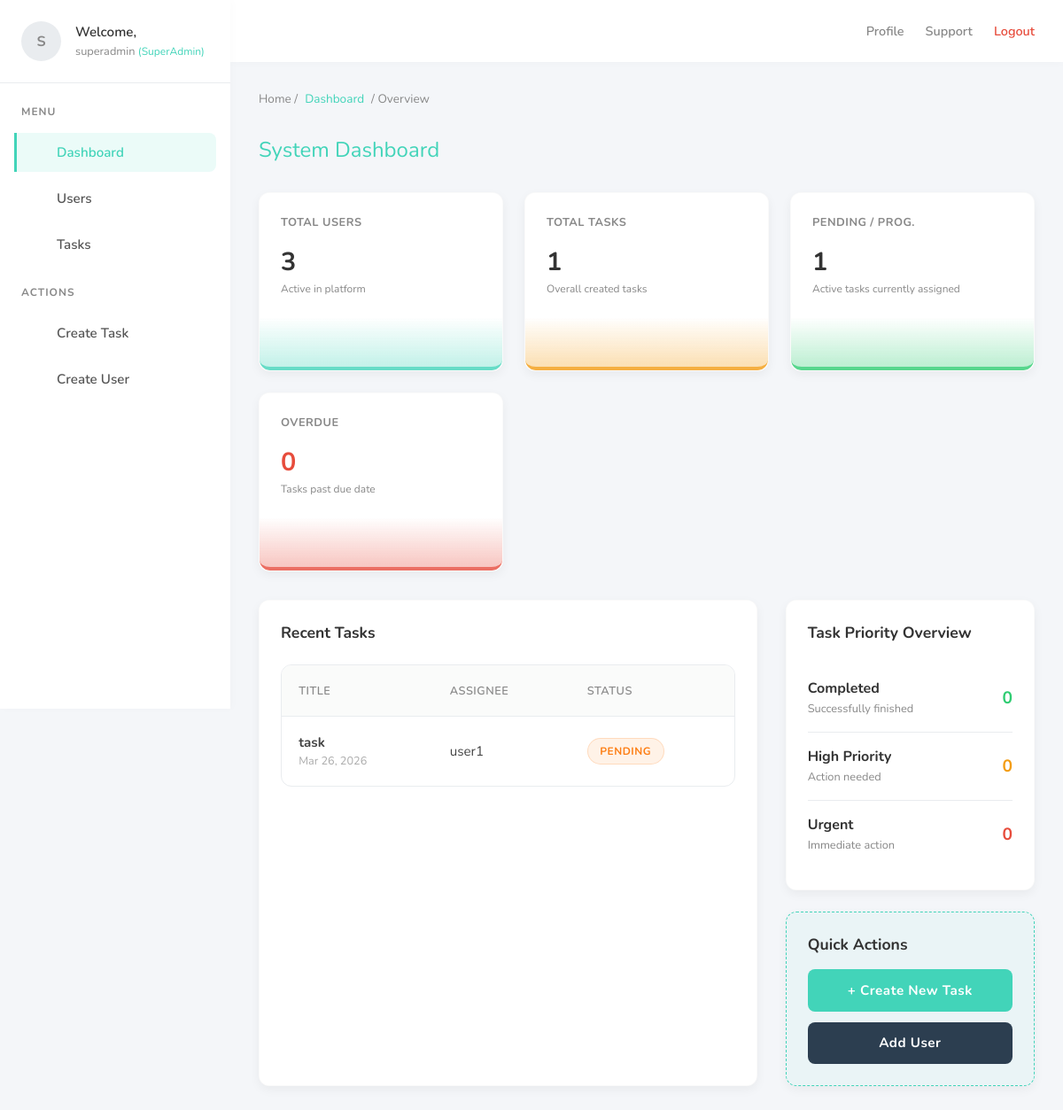
Before: /admin-panel/ (signed in) with the older database file.
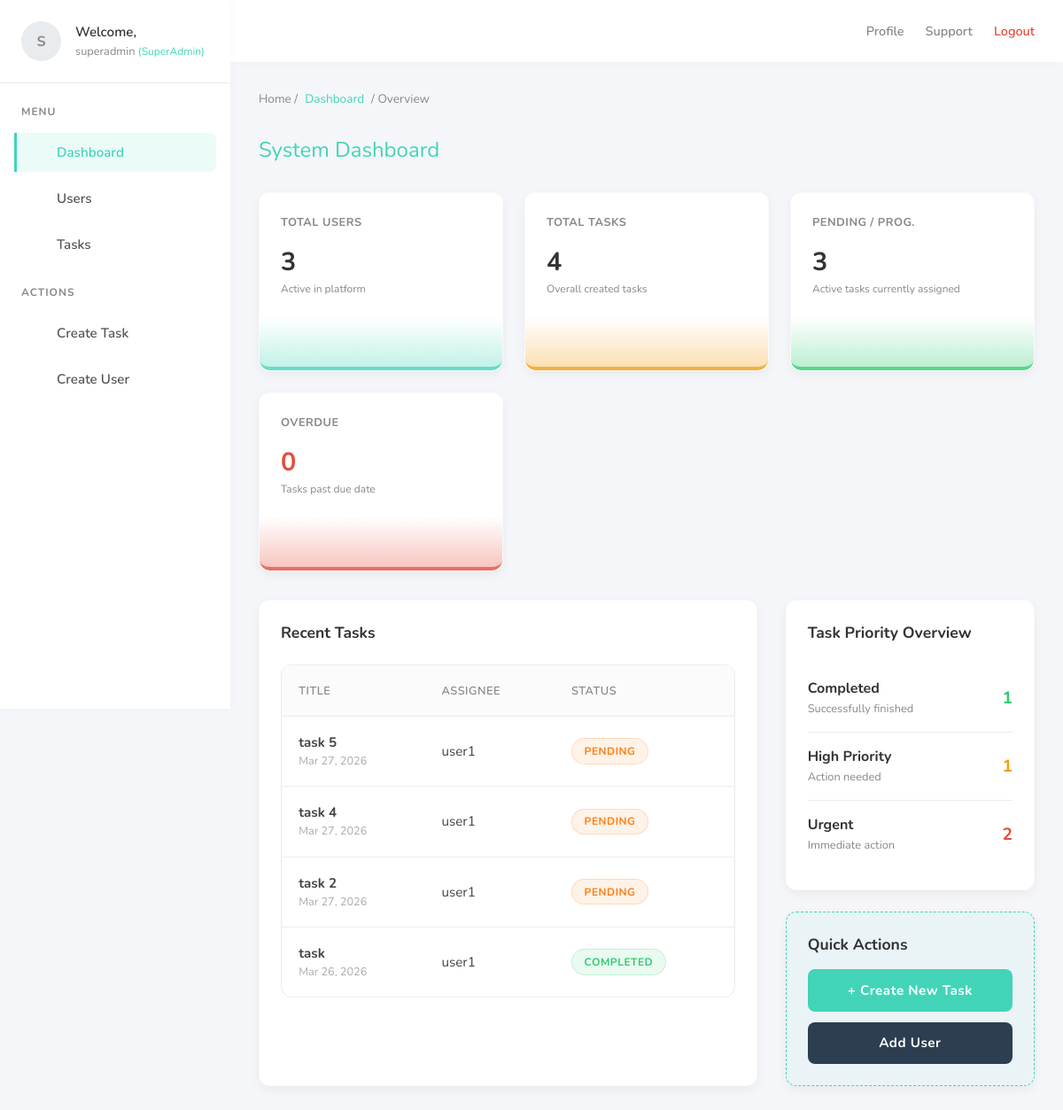
After: the same page with the newer database file.
### users/models.py (models this page shows, shortened)
class User(AbstractUser):
    ROLE_CHOICES = (
        ("SUPERADMIN", "SuperAdmin"),
        ("ADMIN", "Admin"),
        ("USER", "User"),
    )
    role = models.CharField(max_length=20, choices=ROLE_CHOICES, default="USER")
    assigned_admin = models.ForeignKey(
        "self", null=True, blank=True, on_delete=models.SET_NULL, related_name="users"
    )

### tasks/models.py (models this page shows, shortened)
class Task(models.Model):
    STATUS_CHOICES = (
        ("PENDING", "Pending"),
        ("IN_PROGRESS", "In Progress"),
        ("COMPLETED", "Completed"),
    )
    PRIORITY_CHOICES = (
        ("LOW", "Low"),
        ("MEDIUM", "Medium"),
        ("HIGH", "High"),
        ("URGENT", "Urgent"),
    )
    title = models.CharField(max_length=255)
    description = models.TextField()
    assigned_to = models.ForeignKey(User, on_delete=models.CASCADE, related_name='assigned_tasks')
    assigned_by = models.ForeignKey(User, on_delete=models.SET_NULL, null=True, blank=True, related_name='created_tasks')
    due_date = models.DateField()
    priority = models.CharField(max_length=10, choices=PRIORITY_CHOICES, default="MEDIUM")
    status = models.CharField(max_length=20, choices=STATUS_CHOICES, default="PENDING")
    completion_report = models.TextField(null=True, blank=True)
    worked_hours = models.FloatField(
        null=True,
        blank=True,
        validators=[MinValueValidator(0.0), MaxValueValidator(24.0)]
    )
    created_at = models.DateTimeField(auto_now_add=True)
    updated_at = models.DateTimeField(auto_now=True)
    completed_at = models.DateTimeField(null=True, blank=True)
    class Meta:
        ordering = ['-created_at']
        indexes = [
            models.Index(fields=['status']),
            models.Index(fields=['assigned_to']),
            models.Index(fields=['due_date']),
            models.Index(fields=['priority']),
        ]

### admin_panel/views.py (the view)
# urls.py: path("", dashboard, name="admin-dashboard"),
@user_passes_test(is_admin_or_superadmin, login_url='admin-login')
def dashboard(request):
    user = request.user
    if user.role == 'SUPERADMIN' or user.is_superuser:
        users_count = User.objects.count()
        tasks_qs = Task.objects.all()
    else: # ADMIN
        users_count = User.objects.filter(assigned_admin=user).count()
        tasks_qs = Task.objects.filter(assigned_to__assigned_admin=user)
    tasks_count = tasks_qs.count()
    pending_tasks_count = tasks_qs.filter(status='PENDING').count()
    in_progress_tasks_count = tasks_qs.filter(status='IN_PROGRESS').count()
    completed_tasks_count = tasks_qs.filter(status='COMPLETED').count()
    from django.utils import timezone
    overdue_tasks_count = tasks_qs.filter(
        due_date__lt=timezone.now().date(),
        status__in=['PENDING', 'IN_PROGRESS']
    ).count()
    high_priority_tasks = tasks_qs.filter(priority='HIGH').count()
    urgent_priority_tasks = tasks_qs.filter(priority='URGENT').count()
    recent_tasks = tasks_qs.select_related('assigned_to', 'assigned_by').order_by('-created_at')[:5]
    context = {
        "users_count": users_count,
        "tasks_count": tasks_count,
        "pending_tasks_count": pending_tasks_count,
        "in_progress_tasks_count": in_progress_tasks_count,
        "completed_tasks_count": completed_tasks_count,
        "overdue_tasks_count": overdue_tasks_count,
        "high_priority_tasks": high_priority_tasks,
        "urgent_priority_tasks": urgent_priority_tasks,
        "recent_tasks": recent_tasks,
    }
    return render(request, "admin_panel/dashboard.html", context)

### admin_panel/templates/admin_panel/dashboard.html (shortened to what this page needs)
{% extends "base.html" %}
{% block content %}
<div class="breadcrumb">
    Home / <span>Dashboard</span> / Overview
</div>
<h2 class="page-title" style="margin-bottom: 2rem;">System Dashboard</h2>
<div class="stats-grid">
    <div class="stat-card">
        <div class="stat-card-content">
            <div class="stat-card-title">TOTAL USERS</div>
            <div class="stat-card-value">{{ users_count }}</div>
            <div class="stat-card-desc">Active in platform</div>
        </div>
        <div class="stat-wave wave-teal"></div>
    </div>
    <div class="stat-card">
        <div class="stat-card-content">
            <div class="stat-card-title">TOTAL TASKS</div>
            <div class="stat-card-value">{{ tasks_count }}</div>
            <div class="stat-card-desc">Overall created tasks</div>
        </div>
        <div class="stat-wave wave-yellow"></div>
    </div>
    <div class="stat-card">
        <div class="stat-card-content">
            <div class="stat-card-title">PENDING / PROG.</div>
            <div class="stat-card-value">{{ pending_tasks_count|add:in_progress_tasks_count }}</div>
            <div class="stat-card-desc">Active tasks currently assigned</div>
        </div>
        <div class="stat-wave wave-green"></div>
    </div>
    <div class="stat-card">
        <div class="stat-card-content">
            <div class="stat-card-title">OVERDUE</div>
            <div class="stat-card-value" style="color: #e74c3c">{{ overdue_tasks_count }}</div>
            <div class="stat-card-desc">Tasks past due date</div>
        </div>
        <div class="stat-wave wave-red"></div>
    </div>
</div>
<div class="dashboard-two-col">
    <div class="card">
        <h3 style="font-size: 1.1rem; color: var(--text-dark); margin-bottom: 1.5rem; font-weight: 700;">Recent Tasks</h3>
        {% if recent_tasks %}
            <div class="table-container" style="box-shadow: none; border: 1px solid var(--border-color);">
                <table class="table">
                    <thead>
                        <tr>
                            <th>Title</th>
                            <th>Assignee</th>
                            <th>Status</th>
                        </tr>
                    </thead>
                    <tbody>
                        {% for task in recent_tasks %}
                        <tr>
                            <td>
                                <strong>{{ task.title }}</strong><br>
                                <small style="color: #aaa;">{{ task.created_at|date:"M d, Y" }}</small>
                            </td>
                            <td>{{ task.assigned_to.username }}</td>
                            <td>
                                <span class="status-badge status-{{ task.status|lower|cut:' '|cut:'_' }}">
                                    {{ task.get_status_display }}
                                </span>
                            </td>
                        </tr>
                        {% endfor %}
                    </tbody>
                </table>
            </div>
        {% else %}
            <p style="color: var(--text-muted); text-align: center; padding: 2rem;">No recent tasks found.</p>
        {% endif %}
    </div>
    <div>
        <div class="card">
            <h3 style="font-size: 1.1rem; color: var(--text-dark); margin-bottom: 1.5rem; font-weight: 700;">Task Priority Overview</h3>
            <div style="display: flex; justify-content: space-between; align-items: center; padding: 1rem 0; border-bottom: 1px solid var(--border-color);">
                <div>
                    <span style="display: block; font-weight: 700; color: #333;">Completed</span>
                    <span style="font-size: 0.8rem; color: var(--text-muted);">Successfully finished</span>
                </div>
                <div style="color: #2ecc71; font-weight: 700; font-size: 1.2rem;">{{ completed_tasks_count }}</div>
            </div>
            <div style="display: flex; justify-content: space-between; align-items: center; padding: 1rem 0; border-bottom: 1px solid var(--border-color);">
                <div>
                    <span style="display: block; font-weight: 700; color: #333;">High Priority</span>
                    <span style="font-size: 0.8rem; color: var(--text-muted);">Action needed</span>
                </div>
                <div style="color: #f39c12; font-weight: 700; font-size: 1.2rem;">{{ high_priority_tasks }}</div>
            </div>
            <div style="display: flex; justify-content: space-between; align-items: center; padding: 1rem 0;">
                <div>
                    <span style="display: block; font-weight: 700; color: #333;">Urgent</span>
                    <span style="font-size: 0.8rem; color: var(--text-muted);">Immediate action</span>
                </div>
                <div style="color: #e74c3c; font-weight: 700; font-size: 1.2rem;">{{ urgent_priority_tasks }}</div>
            </div>
        </div>
        <div class="card" style="background: rgba(66, 212, 185, 0.05); border: 1px dashed var(--primary-teal);">
            <h3 style="font-size: 1.1rem; color: var(--text-dark); margin-bottom: 1rem; font-weight: 700;">Quick Actions</h3>
            <div style="display: flex; flex-direction: column; gap: 0.75rem;">
                <a href="/admin-panel/tasks/create/" class="btn-primary" style="text-align: center; text-decoration: none;">
                    + Create New Task
                </a>
                {% if user.role == "SUPERADMIN" or user.is_superuser %}
                <a href="/admin-panel/users/create/" class="btn-primary" style="text-align: center; text-decoration: none; background: var(--primary-dark);">
                    Add User
                </a>
                {% endif %}
            </div>
        </div>
    </div>
</div>
{% endblock %}

### templates/base.html (shortened to what this page needs)
<!DOCTYPE html>
<html lang="en">
<head>
</head>
<body>
    <aside class="sidebar">
        <div class="sidebar-header">
            <div class="profile-img">
                {% if user.is_authenticated %}
                    {{ user.username|make_list|first|upper }}
                {% else %}
                    A
                {% endif %}
            </div>
            <div class="profile-info">
                <h4>Welcome,</h4>
                <p>
                    {% if user.is_authenticated %}
                        {{ user.username }}
                        {% if user.is_superuser %}
                        <span style="font-size: 0.75rem; color: var(--primary-teal);">(SuperAdmin)</span>
                        {% elif user.role and user.role != 'USER' %}
                        <span style="font-size: 0.75rem; color: var(--primary-teal);">({{ user.get_role_display }})</span>
                        {% endif %}
                    {% else %}
                        Guest
                    {% endif %}
                </p>
            </div>
        </div>
        <div class="sidebar-menu">
            <div class="menu-label">Menu</div>
            <ul class="nav-list">
                <li class="nav-item">
                    <a href="/admin-panel/" class="nav-link" id="nav-dashboard">
                         Dashboard
                    </a>
                </li>
                <li class="nav-item">
                    <a href="/admin-panel/users/" class="nav-link" id="nav-users">
                         Users
                    </a>
                </li>
                <li class="nav-item">
                    <a href="/admin-panel/tasks/" class="nav-link" id="nav-tasks">
                         Tasks
                    </a>
                </li>
                <div class="menu-label" style="margin-top: 1.5rem;">Actions</div>
                <li class="nav-item">
                    <a href="/admin-panel/tasks/create/" class="nav-link" id="nav-task-create">
                         Create Task
                    </a>
                </li>
                {% if user.is_authenticated %}
                    {% if user.role == "SUPERADMIN" or user.is_superuser %}
                    <li class="nav-item">
                        <a href="/admin-panel/users/create/" class="nav-link" id="nav-user-create">
                             Create User
                        </a>
                    </li>
                    {% endif %}
                {% endif %}
            </ul>
        </div>
    </aside>
    <div class="main-wrapper">
        <header class="top-header">
            <div class="header-right">
                <a href="{% url 'admin-profile' %}">Profile</a>
                <a href="{% url 'admin-support' %}">Support</a>
                {% if user.is_authenticated %}
                <a href="{% url 'admin-logout' %}" class="btn-logout">Logout</a>
                {% endif %}
            </div>
        </header>
        <main class="content-area">
            {% block content %}
            {% endblock %}
        </main>
    </div>
</body>
</html>

Changed rows visible on the page:
added Task: title "task 5", created_at "Mar 27, 2026", assigned_to.username "user1", status "PENDING"
added Task: title "task 4", created_at "Mar 27, 2026", assigned_to.username "user1", status "PENDING"
added Task: title "task 2", created_at "Mar 27, 2026", assigned_to.username "user1", status "PENDING"
changed Task "task": status "PENDING" → "COMPLETED"
Other visible differences:
{{ tasks_count }}: "1" → "4"
{{ pending_tasks_count|add:in_progress_tasks_count }}: "1" → "3"
{{ completed_tasks_count }}: "0" → "1"
{{ high_priority_tasks }}: "0" → "1"
{{ urgent_priority_tasks }}: "0" → "2"
